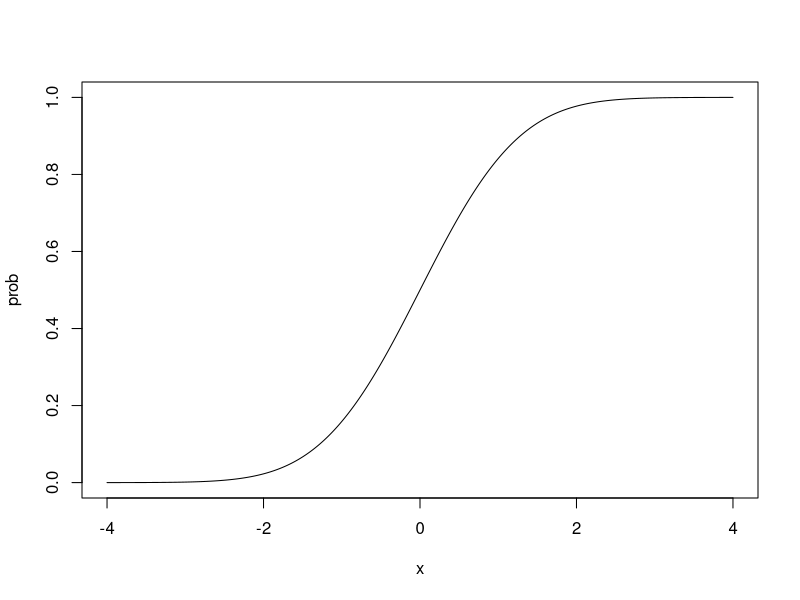
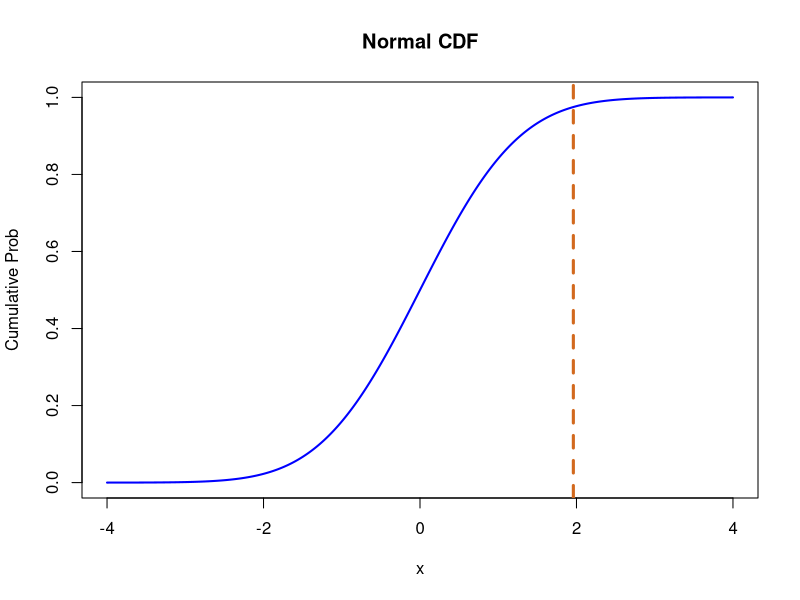

Here is the R script that generated these plots, in order:
# EXAMPLE 1. calculate normal cdf probabilities
# calculate probability that random value is less than 1.96 in normal cdf
pnorm(1.96)

# calculate probability that random value is greater than 1.96 in normal cdf
pnorm(1.96, lower.tail = FALSE)

# calulate probability that random value takes on value between -1.96 and
pnorm(1.96) - pnorm(-1.96)

# EXAMPLE 2. plot normal cdf
# define sequence of x-values
x <- seq(-4, 4, .01)

# calculate normal cdf probabilities
prob <- pnorm(x)

# plot normal cdf
plot(x, prob, type = "l")

# define sequence of x=values
prob <- pnorm(x)

# plot normal cdf
plot(x, prob, type = "l", col="blue", lwd="2", main = "Normal CDF", ylab = "Cumulative Prob")
abline(v=1.96, lty=2, lwd = 3, col="chocolate")

       
